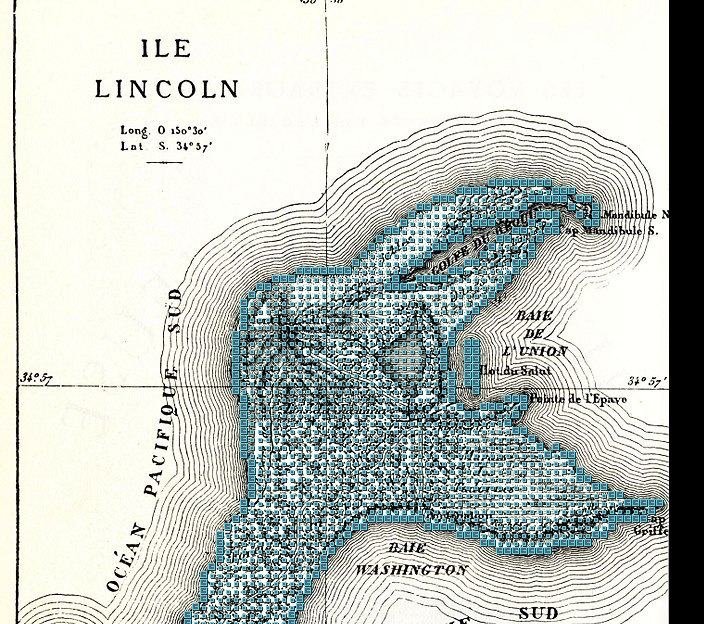

A level layout from a 2D game, rendered from its tile map. Below: a short description, then the map file with tile-grid data replaced by summaries:
An orthogonal 88x78 tile map with 8x8 px tiles, 1 tile layer (Tile Layer 1), 1 image layer.

<map version="1.0" tiledversion="2017.07.26" orientation="orthogonal" renderorder="right-down" width="88" height="78" tilewidth="8" tileheight="8" nextobjectid="1">
 <tileset firstgid="1" source="untitled.tsx" />
 <imagelayer name="Image Layer 1">
  <image source="669px-Ile_Mysterieuse_03.jpg" width="669" height="1023" />
 </imagelayer>
 <layer name="Tile Layer 1" width="88" height="78" offsetx="-8" offsety="155">
  <data>[6864 cells, 1836 non-empty, 2 distinct tile ids]</data>
 </layer>
</map>